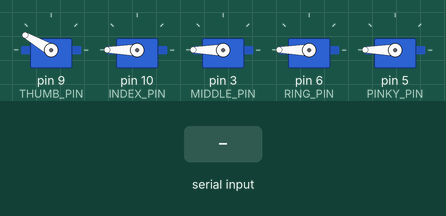
Bench run of a sketch on a simulated Arduino Uno, built with avr-gcc and run on an emulated ATmega328P. On the bench: 5 × servo. Inputs (shaded band) come from the test bench. What the sketch prints to the serial monitor is not drawn.

Above: at 1.2 s.
1.3 s: "5\n" received over Serial
At 1.8 s:
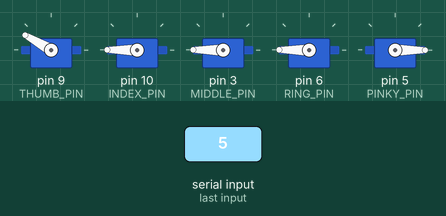
Timing chart, 0 to 4.3 s (numbered marks = the images above; inputs shaded):
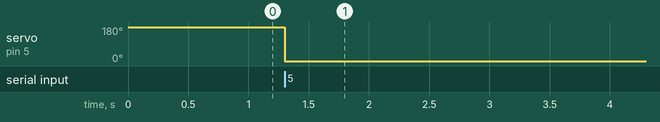

The sketch:

individual_finger_control.ino
```cpp
#include <Servo.h>

// ----- 설정 -----
// 각 서보모터가 연결된 아두이노의 PWM 핀 번호
const int THUMB_PIN = 9;  // 1번: 엄지
const int INDEX_PIN = 10; // 2번: 검지
const int MIDDLE_PIN = 3; // 3번: 중지
const int RING_PIN = 6;   // 4번: 약지
const int PINKY_PIN = 5;  // 5번: 새끼

// 각 손가락의 펴고 접는 각도
const int FINGER_UP = 0;
const int FINGER_DOWN = 180;
const int THUMB_UP = 0;
const int THUMB_DOWN = 150; // 엄지는 150도로 제한

// 5개의 서보모터 객체 생성
Servo servo[5];

// 각 손가락의 현재 상태를 저장하는 배열 (true: 펴진 상태, false: 접힌 상태)
bool isFingerUp[5];

void setup() {
  Serial.begin(9600);
  Serial.println("제어할 손가락 번호를 입력하세요 (1:엄지 ~ 5:새끼)");

  // 서보 객체에 핀 번호를 연결
  servo[0].attach(THUMB_PIN);
  servo[1].attach(INDEX_PIN);
  servo[2].attach(MIDDLE_PIN);
  servo[3].attach(RING_PIN);
  servo[4].attach(PINKY_PIN);

  // 모든 손가락을 접은 상태로 시작
  for (int i = 0; i < 5; i++) {
    isFingerUp[i] = false; // 모든 손가락 상태를 '접힘'으로 초기화
    if (i == 0) { // 엄지
      servo[i].write(THUMB_DOWN);
    } else { // 나머지 손가락
      servo[i].write(FINGER_DOWN);
    }
  }
}

void loop() {
  if (Serial.available() > 0) {
    int fingerNumber = Serial.parseInt(); // 1~5 사이의 숫자 입력받기

    // 입력값이 1~5 사이일 때만 작동
    if (fingerNumber >= 1 && fingerNumber <= 5) {
      // 배열 인덱스는 0부터 시작하므로 입력값에서 1을 뺌
      int index = fingerNumber - 1;

      Serial.print(fingerNumber);

      // 현재 손가락 상태 확인하고 반대로 동작시키기
      if (isFingerUp[index]) { // 만약 펴져 있다면(true)
        Serial.println("번 손가락을 접습니다.");
        if (index == 0) { // 엄지
          servo[index].write(THUMB_DOWN);
        } else { // 나머지 손가락
          servo[index].write(FINGER_DOWN);
        }
        isFingerUp[index] = false; // 상태를 '접힘'으로 변경
      }
      else { // 만약 접혀 있다면(false)
        Serial.println("번 손가락을 폅니다.");
        if (index == 0) { // 엄지
          servo[index].write(THUMB_UP);
        } else { // 나머지 손가락
          servo[index].write(FINGER_UP);
        }
        isFingerUp[index] = true; // 상태를 '펴짐'으로 변경
      }
    }

    // 시리얼 버퍼에 남아있는 찌꺼기 데이터 제거
    while (Serial.available() > 0) {
      Serial.read();
    }
  }
}
```

Measured:
- after the input at 1.3 s, servo on pin 5 (PINKY_PIN): 180° → 0° at once
